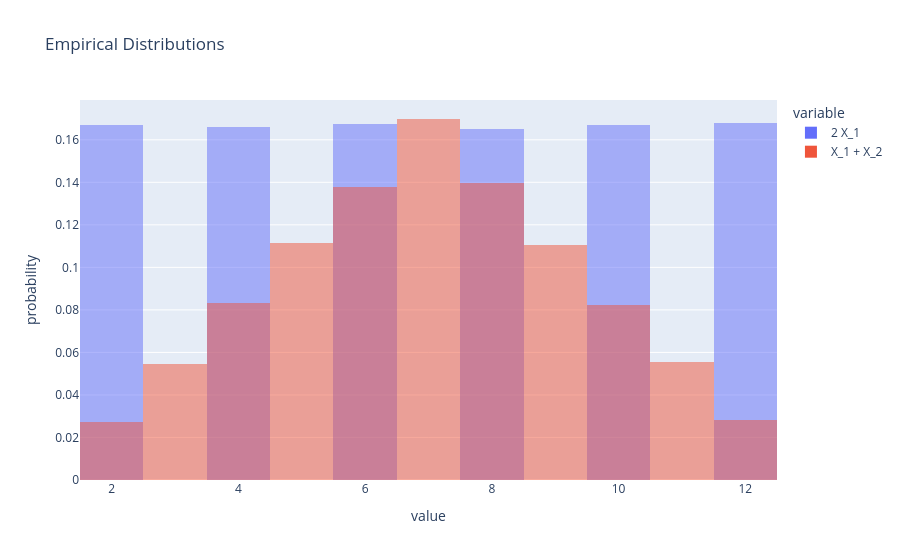

The cell this chart's notebook holds for it:
### Markdown cell above
Now that we have simulated samples of $2 X_1$ and $X_1 + X_2$, we can plot histograms to see their distributions:

### Code cell
plot_df = sim_rolls_df[["2 X_1", "X_1 + X_2"]].melt()

# Show 5 random rows of plot_df
display(plot_df.sample(5))

px.histogram(
  plot_df,
  x="value", 
  color="variable", 
  barmode="overlay", 
  histnorm="probability",
  title="Empirical Distributions"
)

### Figure 1 — Plotly figure (JSON) as saved in the notebook; plotly's stock layout.template omitted (floating-point values rounded to 4 significant figures; data arrays with more than 128 entries replaced by an {"elided": "..."} marker saying what was removed)
{"data": [{"alignmentgroup": "True", "bingroup": "x", "histnorm": "probability", "hovertemplate": "variable=2 X_1<br>value=%{x}<br>probability=%{y}<extra></extra>", "legendgroup": "2 X_1", "marker": {"color": "#636efa", "opacity": 0.5, "pattern": {"shape": ""}}, "name": "2 X_1", "offsetgroup": "2 X_1", "orientation": "v", "showlegend": true, "type": "histogram", "x": {"elided": "80000 int values"}, "xaxis": "x", "yaxis": "y"}, {"alignmentgroup": "True", "bingroup": "x", "histnorm": "probability", "hovertemplate": "variable=X_1 + X_2<br>value=%{x}<br>probability=%{y}<extra></extra>", "legendgroup": "X_1 + X_2", "marker": {"color": "#EF553B", "opacity": 0.5, "pattern": {"shape": ""}}, "name": "X_1 + X_2", "offsetgroup": "X_1 + X_2", "orientation": "v", "showlegend": true, "type": "histogram", "x": {"elided": "80000 int values"}, "xaxis": "x", "yaxis": "y"}], "layout": {"barmode": "overlay", "legend": {"title": {"text": "variable"}, "tracegroupgap": 0}, "title": {"text": "Empirical Distributions"}, "xaxis": {"anchor": "y", "domain": [0, 1], "title": {"text": "value"}}, "yaxis": {"anchor": "x", "domain": [0, 1], "title": {"text": "probability"}}}}
